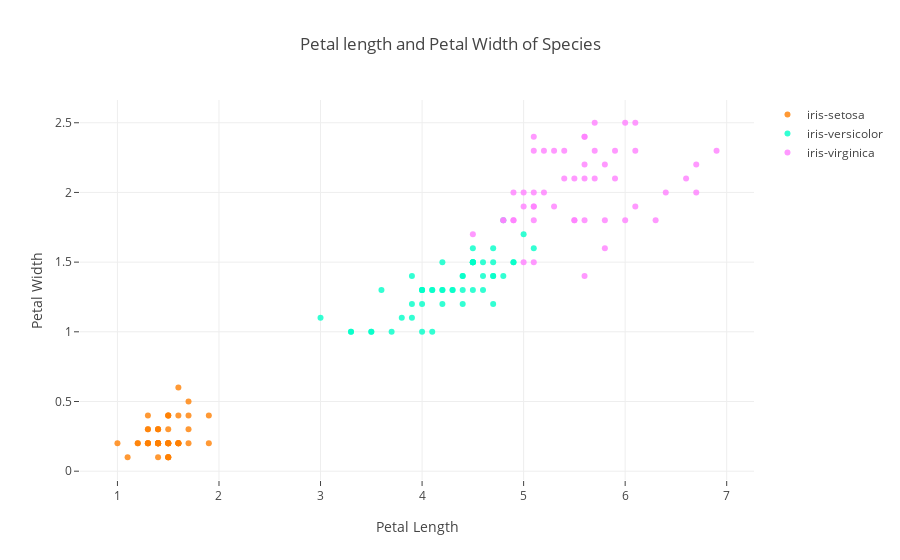

Notebook code cell kept with this figure:
### Markdown cell above
# Relation Between Petal Length And Petal Width

### Code cell
#import graph_obj as go
import plotly.graph_objs as go

#split the datasets according to the respective species so that
#easier while plotting scatter plots
df1=iris_df.iloc[:50,:]
df2=iris_df.iloc[50:100,:]
df3=iris_df.iloc[100:150,:]
#creating traces
trace1 = go.Scatter(
    #x=x-axis
    x=df1.petal_length,
    #y=y-axis
    y=df1.petal_width,
    #mode defines the type of plot eg-lines,markers,line+markers
    mode='markers',
    #name pf the plots
    name='iris-setosa',
    #markers->color and alpha of the respective trace
    marker=dict(color = 'rgba(255, 128, 2, 0.8)'),
    #the hover text
    text=df1.species)
trace2 = go.Scatter(
    x=df2.petal_length,
    y=df2.petal_width,
    mode='markers',
    name='iris-versicolor',
    marker=dict(color = 'rgba(0, 255, 200, 0.8)'),
    text=df2.species)
trace3 = go.Scatter(
    x=df3.petal_length,
    y=df3.petal_width,
    mode='markers',
    name='iris-virginica',
    marker=dict(color = 'rgba(255, 128, 255, 0.8)'),
    text=df3.species)
#a list of all the traces
data_list=[trace1,trace2,trace3]
#it is a dictionary containing info about title,axis etc
layout=dict(title='Petal length and Petal Width of Species',
               xaxis=dict(title='Petal Length',ticklen=5,zeroline=False),
               yaxis=dict(title='Petal Width',ticklen=5,zeroline=False)
            )
#fig object includes data and layout
fig=dict(data=data_list,layout=layout)
#plotting the fig
py.offline.iplot(fig)

### Figure 1 — Plotly figure (JSON) as saved in the notebook; plotly's stock layout.template omitted (floating-point values rounded to 4 significant figures)
{"data": [{"marker": {"color": "rgba(255, 128, 2, 0.8)"}, "mode": "markers", "name": "iris-setosa", "text": ["iris-sesota", "iris-sesota", "iris-sesota", "iris-sesota", "iris-sesota", "iris-sesota", "iris-sesota", "iris-sesota", "iris-sesota", "iris-sesota", "iris-sesota", "iris-sesota", "iris-sesota", "iris-sesota", "iris-sesota", "iris-sesota", "iris-sesota", "iris-sesota", "iris-sesota", "iris-sesota", "iris-sesota", "iris-sesota", "iris-sesota", "iris-sesota", "iris-sesota", "iris-sesota", "iris-sesota", "iris-sesota", "iris-sesota", "iris-sesota", "iris-sesota", "iris-sesota", "iris-sesota", "iris-sesota", "iris-sesota", "iris-sesota", "iris-sesota", "iris-sesota", "iris-sesota", "iris-sesota", "iris-sesota", "iris-sesota", "iris-sesota", "iris-sesota", "iris-sesota", "iris-sesota", "iris-sesota", "iris-sesota", "iris-sesota", "iris-sesota"], "type": "scatter", "uid": "262ff34c-8682-11e8-b6f4-b0359f545a0f", "x": [1.4, 1.4, 1.3, 1.5, 1.4, 1.7, 1.4, 1.5, 1.4, 1.5, 1.5, 1.6, 1.4, 1.1, 1.2, 1.5, 1.3, 1.4, 1.7, 1.5, 1.7, 1.5, 1, 1.7, 1.9, 1.6, 1.6, 1.5, 1.4, 1.6, 1.6, 1.5, 1.5, 1.4, 1.5, 1.2, 1.3, 1.5, 1.3, 1.5, 1.3, 1.3, 1.3, 1.6, 1.9, 1.4, 1.6, 1.4, 1.5, 1.4], "y": [0.2, 0.2, 0.2, 0.2, 0.2, 0.4, 0.3, 0.2, 0.2, 0.1, 0.2, 0.2, 0.1, 0.1, 0.2, 0.4, 0.4, 0.3, 0.3, 0.3, 0.2, 0.4, 0.2, 0.5, 0.2, 0.2, 0.4, 0.2, 0.2, 0.2, 0.2, 0.4, 0.1, 0.2, 0.1, 0.2, 0.2, 0.1, 0.2, 0.2, 0.3, 0.3, 0.2, 0.6, 0.4, 0.3, 0.2, 0.2, 0.2, 0.2]}, {"marker": {"color": "rgba(0, 255, 200, 0.8)"}, "mode": "markers", "name": "iris-versicolor", "text": ["iris-versicolor", "iris-versicolor", "iris-versicolor", "iris-versicolor", "iris-versicolor", "iris-versicolor", "iris-versicolor", "iris-versicolor", "iris-versicolor", "iris-versicolor", "iris-versicolor", "iris-versicolor", "iris-versicolor", "iris-versicolor", "iris-versicolor", "iris-versicolor", "iris-versicolor", "iris-versicolor", "iris-versicolor", "iris-versicolor", "iris-versicolor", "iris-versicolor", "iris-versicolor", "iris-versicolor", "iris-versicolor", "iris-versicolor", "iris-versicolor", "iris-versicolor", "iris-versicolor", "iris-versicolor", "iris-versicolor", "iris-versicolor", "iris-versicolor", "iris-versicolor", "iris-versicolor", "iris-versicolor", "iris-versicolor", "iris-versicolor", "iris-versicolor", "iris-versicolor", "iris-versicolor", "iris-versicolor", "iris-versicolor", "iris-versicolor", "iris-versicolor", "iris-versicolor", "iris-versicolor", "iris-versicolor", "iris-versicolor", "iris-versicolor"], "type": "scatter", "uid": "262ff34d-8682-11e8-9b08-b0359f545a0f", "x": [4.7, 4.5, 4.9, 4, 4.6, 4.5, 4.7, 3.3, 4.6, 3.9, 3.5, 4.2, 4, 4.7, 3.6, 4.4, 4.5, 4.1, 4.5, 3.9, 4.8, 4, 4.9, 4.7, 4.3, 4.4, 4.8, 5, 4.5, 3.5, 3.8, 3.7, 3.9, 5.1, 4.5, 4.5, 4.7, 4.4, 4.1, 4, 4.4, 4.6, 4, 3.3, 4.2, 4.2, 4.2, 4.3, 3, 4.1], "y": [1.4, 1.5, 1.5, 1.3, 1.5, 1.3, 1.6, 1, 1.3, 1.4, 1, 1.5, 1, 1.4, 1.3, 1.4, 1.5, 1, 1.5, 1.1, 1.8, 1.3, 1.5, 1.2, 1.3, 1.4, 1.4, 1.7, 1.5, 1, 1.1, 1, 1.2, 1.6, 1.5, 1.6, 1.5, 1.3, 1.3, 1.3, 1.2, 1.4, 1.2, 1, 1.3, 1.2, 1.3, 1.3, 1.1, 1.3]}, {"marker": {"color": "rgba(255, 128, 255, 0.8)"}, "mode": "markers", "name": "iris-virginica", "text": ["iris-virginica", "iris-virginica", "iris-virginica", "iris-virginica", "iris-virginica", "iris-virginica", "iris-virginica", "iris-virginica", "iris-virginica", "iris-virginica", "iris-virginica", "iris-virginica", "iris-virginica", "iris-virginica", "iris-virginica", "iris-virginica", "iris-virginica", "iris-virginica", "iris-virginica", "iris-virginica", "iris-virginica", "iris-virginica", "iris-virginica", "iris-virginica", "iris-virginica", "iris-virginica", "iris-virginica", "iris-virginica", "iris-virginica", "iris-virginica", "iris-virginica", "iris-virginica", "iris-virginica", "iris-virginica", "iris-virginica", "iris-virginica", "iris-virginica", "iris-virginica", "iris-virginica", "iris-virginica", "iris-virginica", "iris-virginica", "iris-virginica", "iris-virginica", "iris-virginica", "iris-virginica", "iris-virginica", "iris-virginica", "iris-virginica", "iris-virginica"], "type": "scatter", "uid": "262ff34e-8682-11e8-aa53-b0359f545a0f", "x": [6, 5.1, 5.9, 5.6, 5.8, 6.6, 4.5, 6.3, 5.8, 6.1, 5.1, 5.3, 5.5, 5, 5.1, 5.3, 5.5, 6.7, 6.9, 5, 5.7, 4.9, 6.7, 4.9, 5.7, 6, 4.8, 4.9, 5.6, 5.8, 6.1, 6.4, 5.6, 5.1, 5.6, 6.1, 5.6, 5.5, 4.8, 5.4, 5.6, 5.1, 5.1, 5.9, 5.7, 5.2, 5, 5.2, 5.4, 5.1], "y": [2.5, 1.9, 2.1, 1.8, 2.2, 2.1, 1.7, 1.8, 1.8, 2.5, 2, 1.9, 2.1, 2, 2.4, 2.3, 1.8, 2.2, 2.3, 1.5, 2.3, 2, 2, 1.8, 2.1, 1.8, 1.8, 1.8, 2.1, 1.6, 1.9, 2, 2.2, 1.5, 1.4, 2.3, 2.4, 1.8, 1.8, 2.1, 2.4, 2.3, 1.9, 2.3, 2.5, 2.3, 1.9, 2, 2.3, 1.8]}], "layout": {"title": "Petal length and Petal Width of Species", "xaxis": {"ticklen": 5, "title": "Petal Length", "zeroline": false}, "yaxis": {"ticklen": 5, "title": "Petal Width", "zeroline": false}}}
